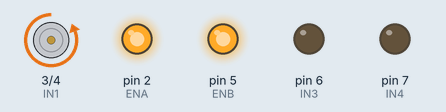
A sketch run on a simulated Arduino Uno, built with avr-gcc and run on an emulated ATmega328P. On the bench: motor-driver pin pairs drawn as motors (green arrow = first pin HIGH = forward, orange = second pin HIGH = backward, longer = more drive), output pins drawn as LEDs (lit = HIGH).

Above: at 1.0 s.
At 3.0 s:
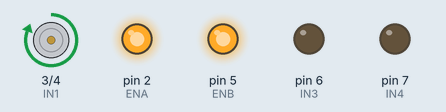
Timing chart, 0 to 5.2 s (numbered marks = the images above):
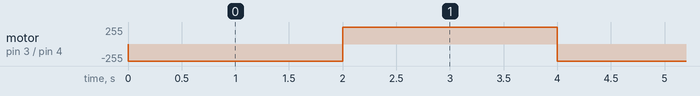

The sketch:

sketch_mar17a.ino
```cpp
int ENA=2; //Connect on Arduino, Pin 2
int IN1=3; //Connect on Arduino, Pin 3
int IN2=4; //Connect on Arduino, Pin 4
int ENB=5; //Connect on Arduino, Pin 5
int IN3=6; //Connect on Arduino, Pin 6
int IN4=7; //Connect on Arduino, Pin 7

void setup() {
 pinMode(ENA,OUTPUT);
 pinMode(ENB,OUTPUT);
 pinMode(IN1,OUTPUT);
 pinMode(IN2,OUTPUT);
 pinMode(IN3,OUTPUT);
 pinMode(IN4,OUTPUT);
 digitalWrite(ENA,HIGH);// Activer moteur A
 digitalWrite(ENB,HIGH);// Activer moteur B
}
void loop(){

 digitalWrite(IN1,LOW);
 digitalWrite(IN2,HIGH);
// digitalWrite(IN3,HIGH);
// digitalWrite(IN4,LOW);
 delay(1000);
 digitalWrite(IN1,LOW);
 digitalWrite(IN2,HIGH);
// digitalWrite(IN3,LOW);
// digitalWrite(IN4,HIGH);
 delay(1000);
 digitalWrite(IN1,HIGH);
 digitalWrite(IN2,LOW);
// digitalWrite(IN3,LOW);
// digitalWrite(IN4,HIGH);
 delay(1000);
 digitalWrite(IN1,HIGH);
 digitalWrite(IN2,LOW);
// digitalWrite(IN3,HIGH);
// digitalWrite(IN4,LOW);
 delay(1000);
}
```

Measured:
- by itself, motor on pin 3 (IN1) / pin 4 (IN2): alternates forward 255/255 for 2.0 s and backward 255/255 for 2.0 s
